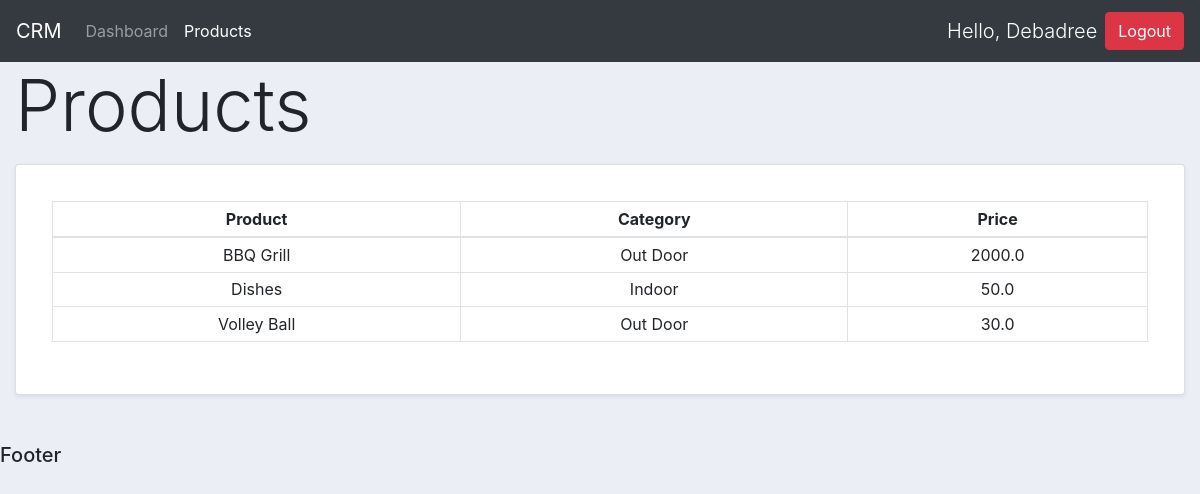
Screenshot of /products/ (signed in) with the database file from the repository.
### accounts/models.py (models this page shows, shortened)
class Product(models.Model):
	CATEGORY = (
			('Indoor', 'Indoor'),
			('Out Door', 'Out Door'),
			)
	name = models.CharField(max_length=200, null=True)
	price = models.FloatField(null=True)
	category = models.CharField(max_length=200, null=True, choices=CATEGORY)
	description = models.CharField(max_length=200, null=True)
	date_created = models.DateTimeField(auto_now_add=True, null=True)
	tag = models.ManyToManyField(Tag)

### accounts/decorators.py (the view)
    def wrapper_func(request,*args,**kwargs):
        group = None
        if request.user.groups.exists():
            group = request.user.groups.all()[0].name
        if group == 'customer':
            return redirect('user')
        elif group=='admin':
            return view_func(request,*args,**kwargs)

### accounts/views.py (called while the page is built)
@login_required(login_url='login')
@admin_only
def products(request):
    p = Product.objects.all()
    return render(request,'accounts/products.html',{'products':p})

### accounts/templates/accounts/products.html
{% extends 'accounts/main.html' %}
{% block content %}
<div class="row">
    <div class="col">
        <p class="display-3">Products</p>
    <div class="card shadow-sm p-3 mb-5 bg-white rounded">
        <div class="card-body">
            <table class="table table-sm table-bordered text-center table-hover">
                <thead>
                    <tr>
                        <th>Product</th>
                        <th>Category</th>
                        <th>Price</th>
                    </tr>
                </thead>
                <tbody>
                {% for i in products %}
                <tr scope=row>
                    <td>{{i.name}}</td>
                    <td>{{i.category}}</td>
                    <td>{{i.price}}</td>
                </tr>
                {% endfor %}
                </tbody>
            </table>
        </div>
    </div>
    </div>
</div>
{% endblock content %}

### accounts/templates/accounts/navbar.html (shortened to what this page needs)
<nav class="navbar navbar-expand-lg navbar-dark bg-dark">
  <a class="navbar-brand" href="#">CRM</a>
  <div class="collapse navbar-collapse" id="navbarNav">
  {% if request.user.is_staff %}
    <ul class="navbar-nav mr-auto">
      <li class="nav-item {% if request.path == '/' %} active {% endif %} ">
        <a class="nav-link" href="{% url 'home' %}">Dashboard</a>
      </li>
      <li class="nav-item {% if request.path == '/products/' %} active {% endif %}">
        <a class="nav-link" href="{% url 'products' %}">Products</a>
      </li>
    </ul>
  {% endif %}
  </div>
  <span class="navbar-text mr-2 lead" style="color: white;">Hello, {{request.user.first_name}} </span>
  <a class="btn btn-danger" href="{% url 'logout' %}">Logout</a>
</nav>

### static/css/main.css (style rules this page uses)
body { background-color: #ebeff5; }

### rows the page displays
Product: name "BBQ Grill", category "Out Door", price "2000.0"
Product: name "Dishes", category "Indoor", price "50.0"
Product: name "Volley Ball", category "Out Door", price "30.0"

### other values shown
{{ request.user.first_name }} "Debadree"
